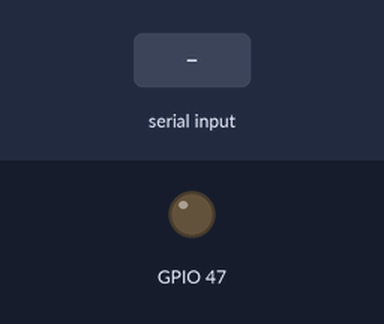
The sketch below on a simulated ESP32-S3. Shown: output pins drawn as LEDs (lit = HIGH). The inputs (shaded band) are chosen by the test bench. The camera gives no picture; what the sketch prints to the serial monitor is not drawn.

Above: at 3.2 s.
3.3 s: "F" received over Serial
At 3.83 s:
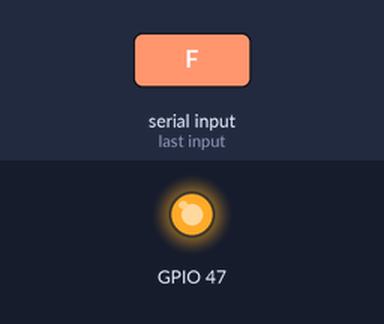
Timing chart, 0 to 6.3 s (numbered marks = the images above; inputs shaded):
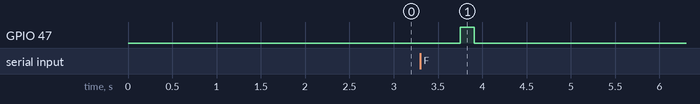

The sketch:

camera_capture.ino
```cpp
#include <Arduino.h>
#include <esp_camera.h>

// ESP32-S3-CAM 引脚定义 (Arduino 官方 ESP32S3_EYE 配置)
#define PWDN_GPIO_NUM     -1
#define RESET_GPIO_NUM    -1
#define XCLK_GPIO_NUM     15
#define SIOD_GPIO_NUM      4
#define SIOC_GPIO_NUM      5
#define Y9_GPIO_NUM       16
#define Y8_GPIO_NUM       17
#define Y7_GPIO_NUM       18
#define Y6_GPIO_NUM       12
#define Y5_GPIO_NUM       10
#define Y4_GPIO_NUM        8
#define Y3_GPIO_NUM        9
#define Y2_GPIO_NUM       11
#define VSYNC_GPIO_NUM     6
#define HREF_GPIO_NUM      7
#define PCLK_GPIO_NUM     13

bool cameraReady = false;

// 固定使用 VGA 分辨率，避免动态切换分辨率导致的不可靠问题
// 流式预览: 高压缩 (quality=30) → 较小文件 ~3-5KB
// 拍照识别: 低压缩 (quality=10) → 较大文件 ~10-20KB

bool initCamera() {
  if (cameraReady) return true;

  // 等待 XCLK 稳定（≥50ms），避免 I2C 配置因时钟未锁相失败
  delay(50);

  camera_config_t config;
  memset(&config, 0, sizeof(config));
  config.pin_pwdn = PWDN_GPIO_NUM;
  config.pin_reset = RESET_GPIO_NUM;
  config.pin_xclk = XCLK_GPIO_NUM;
  config.pin_sccb_sda = SIOD_GPIO_NUM;
  config.pin_sccb_scl = SIOC_GPIO_NUM;
  config.pin_d7 = Y9_GPIO_NUM;
  config.pin_d6 = Y8_GPIO_NUM;
  config.pin_d5 = Y7_GPIO_NUM;
  config.pin_d4 = Y6_GPIO_NUM;
  config.pin_d3 = Y5_GPIO_NUM;
  config.pin_d2 = Y4_GPIO_NUM;
  config.pin_d1 = Y3_GPIO_NUM;
  config.pin_d0 = Y2_GPIO_NUM;
  config.pin_vsync = VSYNC_GPIO_NUM;
  config.pin_href = HREF_GPIO_NUM;
  config.pin_pclk = PCLK_GPIO_NUM;
  config.xclk_freq_hz = 12000000;    // 12MHz，提升 OV2640 稳定性
  config.ledc_timer = LEDC_TIMER_0;
  config.ledc_channel = LEDC_CHANNEL_0;
  config.pixel_format = PIXFORMAT_JPEG;
  config.frame_size = FRAMESIZE_VGA;  // 固定 640x480
  config.jpeg_quality = 15;           // 平衡清晰度与实时性（12-25）
  config.fb_count = 2;                // 双缓冲提升性能
  config.fb_location = CAMERA_FB_IN_PSRAM;
  config.grab_mode = CAMERA_GRAB_LATEST;

  // 重试初始化，最多 3 次
  esp_err_t err = ESP_FAIL;
  for (int retry = 0; retry < 3; retry++) {
    err = esp_camera_init(&config);
    if (err == ESP_OK) break;
    if (retry < 2) delay(100);  // I2C 重试间隔
  }
  if (err != ESP_OK) {
    return false;
  }

  // 设置 OV2640 CLKRC 寄存器 = 0x01（1 分频，最高时钟频率）
  sensor_t *s = esp_camera_sensor_get();
  s->set_reg(s, 0x11, 0xFF, 0x01);  // CLKRC register: 1 division

  // 禁用自动曝光和自动白平衡，避免帧率不稳定
  // COM8 寄存器 (0x13): bit0=AWB, bit1=AE, bit2=AGC
  s->set_reg(s, 0x13, 0x07, 0x00);  // 禁用 AE, AWB, AGC
  // 设置固定曝光值（高字节）
  s->set_reg(s, 0x10, 0xFF, 0x40);  // AECH - 曝光高字节
  // 设置固定增益
  s->set_reg(s, 0x00, 0xFF, 0x10);  // GAIN - 固定增益
  delay(100);

  cameraReady = true;
  return true;
}

void sendFrame(camera_fb_t *fb) {
  Serial.write("IMG_START");
  uint32_t len = fb->len;
  Serial.write((uint8_t)(len & 0xFF));
  Serial.write((uint8_t)((len >> 8) & 0xFF));
  Serial.write((uint8_t)((len >> 16) & 0xFF));
  Serial.write((uint8_t)((len >> 24) & 0xFF));
  Serial.flush();

  // 分块发送，小块 + flush + delay，避免 USB CDC 缓冲区溢出
  const size_t CHUNK_SIZE = 256;
  size_t offset = 0;
  while (offset < fb->len) {
    size_t toWrite = min(CHUNK_SIZE, fb->len - offset);
    Serial.write(fb->buf + offset, toWrite);
    Serial.flush();
    delay(5);
    offset += toWrite;
  }

  Serial.write("IMG_END");
  Serial.flush();
}

void setup() {
  Serial.begin(921600);
  pinMode(47, OUTPUT);
  digitalWrite(47, LOW);
  delay(2000);
  Serial.println("READY");
  Serial.flush();
}

void loop() {
  if (Serial.available()) {
    char cmd = Serial.read();

    if (cmd == 'C' || cmd == 'F') {
      // 拍照识别：低压缩高质量
      if (!cameraReady) {
        if (!initCamera()) {
          Serial.println("CAMERA_FAIL");
          return;
        }
      }
      // 只切换质量，不切换分辨率
      sensor_t *s = esp_camera_sensor_get();
      s->set_quality(s, 12);  // 平衡清晰度与速度（10太慢，12-25最佳）

      // 闪光灯模式
      if (cmd == 'F') {
        digitalWrite(47, HIGH);
        delay(100);
      }

      camera_fb_t *fb = esp_camera_fb_get();

      if (cmd == 'F') {
        digitalWrite(47, LOW);
      }

      if (!fb) {
        Serial.println("CAPTURE_FAIL");
        s->set_quality(s, 30);  // 切回流式质量
        return;
      }
      sendFrame(fb);
      esp_camera_fb_return(fb);

      // 切回流式质量
      s->set_quality(s, 30);

    } else if (cmd == 'S') {
      // 流式预览：高压缩快速
      if (!cameraReady) {
        if (!initCamera()) {
          Serial.println("CAMERA_FAIL");
          return;
        }
      }
      camera_fb_t *fb = esp_camera_fb_get();
      if (!fb) {
        Serial.println("CAPTURE_FAIL");
        return;
      }
      sendFrame(fb);
      esp_camera_fb_return(fb);
    }
  }
}
```

Measured:
- after the input at 3.3 s, GPIO 47: LOW → HIGH after 0.45 s, → LOW 0.16 s later
